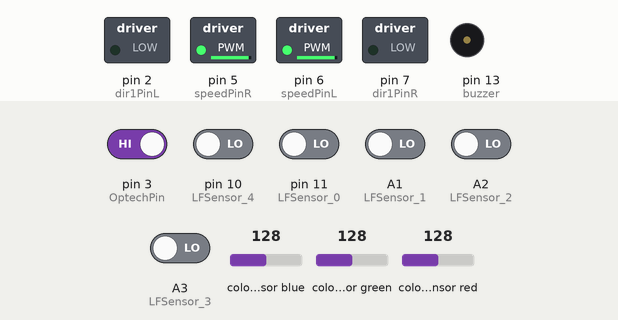
A sketch run on a simulated Arduino Uno, built with avr-gcc and run on an emulated ATmega328P. Parts: switched loads named in the sketch (green lamp = pin HIGH), buzzer (waves = sounding). The test bench sets the inputs (shaded band); at power-on: pin 3 (OptechPin) HIGH, A1 (LFSensor_1), A2 (LFSensor_2), A3 (LFSensor_3), pin 10 (LFSensor_4), pin 11 (LFSensor_0) LOW, colour sensor blue 128, colour sensor green 128, colour sensor red 128. Pins used as bus, display or sensor lines are not drawn.

Above: at 1.2 s.
1.3 s: pin 3 (OptechPin) driven LOW
4.3 s: pin 3 (OptechPin) driven HIGH and pin 10 (LFSensor_4) driven HIGH
At 5.0 s:
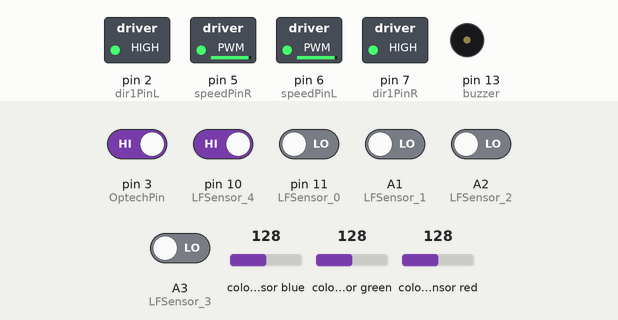
6.0 s: A1 (LFSensor_1) driven HIGH
At 7.1 s:
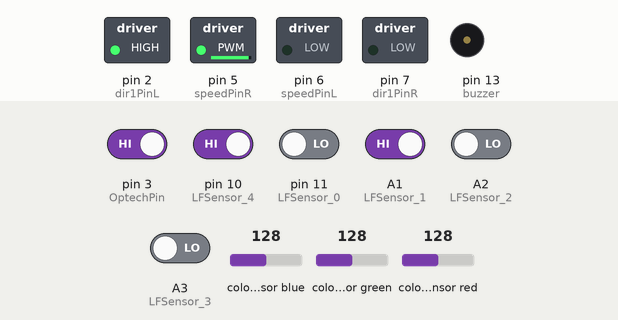
7.5 s: pin 3 (OptechPin) driven LOW
At 8.0 s:
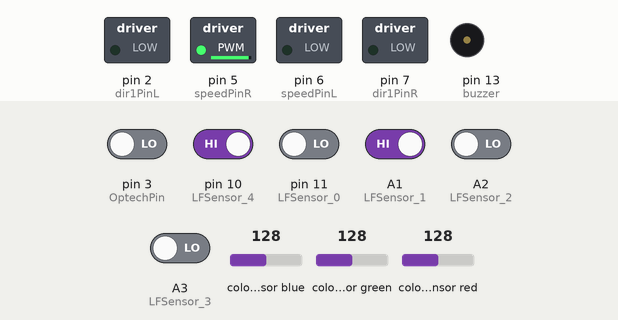
10.5 s: pin 3 (OptechPin) driven HIGH
At 11.7 s:
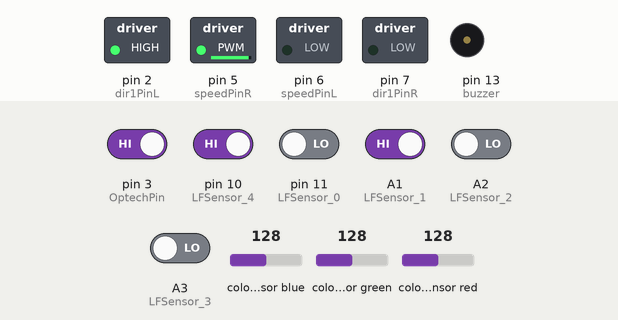
12.0 s: pin 3 (OptechPin) driven LOW
At 17.0 s:
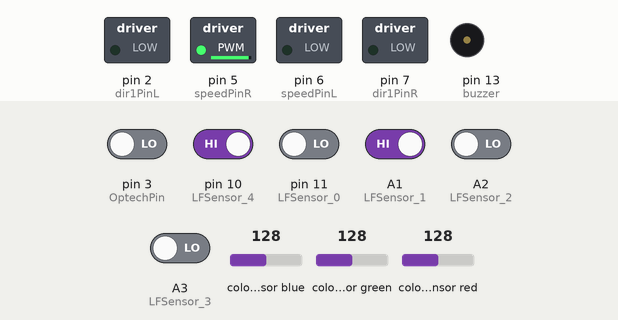
Timing chart, 0 to 18.5 s (numbered marks = the images above; inputs shaded):
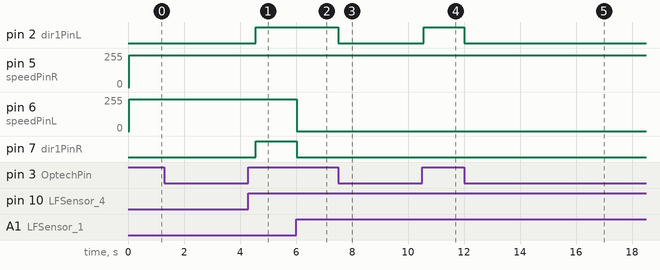

Measured:
- after the input at 4.3 s, pin 2 (dir1PinL), pin 7 (dir1PinR): LOW → HIGH after 0.26 s; pin 6 (speedPinL): 240/255 → 238/255 after 0.26 s; tone on pin 13 (buzzer): stays silent (without the input it goes to 5000 Hz after 1.7 s)
- after the input at 6.0 s, pin 5 (speedPinR): 240/255 → 238/255 at once; pin 6 (speedPinL): 238/255 → 0/255 at once; pin 7 (dir1PinR): HIGH → LOW at once
- after the input at 7.5 s, pin 2 (dir1PinL): HIGH → LOW at once
- after the input at 10.5 s, pin 2 (dir1PinL): LOW → HIGH after 0.06 s; tone on pin 13 (buzzer): stays silent (without the input it goes to 5000 Hz after 1.5 s)
- after the input at 12.0 s, pin 2 (dir1PinL): HIGH → LOW at once

The sketch:

kartv2withBetterLineDetected.ino
```cpp
#include "configuration.h"

#include "Adafruit_TCS34725.h"
#include <Wire.h>

Adafruit_TCS34725 tcs = Adafruit_TCS34725(TCS34725_INTEGRATIONTIME_50MS, TCS34725_GAIN_1X);

 const byte OptechPin = 3 ;
 int sensor[5];

 const int buzzer = 13;     //buzzer digital pin

 /*read line follow sensors*/
void read_sensor_values()
{
  sensor[0]=digitalRead(LFSensor_0);
  sensor[1]=digitalRead(LFSensor_1);
  sensor[2]=digitalRead(LFSensor_2);
  sensor[3]=digitalRead(LFSensor_3);
  sensor[4]=digitalRead(LFSensor_4);
}


//Set the direction as well enable the speed of the Motores
void go_Advance(void)  //Forward
{
  digitalWrite(dir1PinL, HIGH);
  digitalWrite(dir2PinL,LOW);
  digitalWrite(dir1PinR,HIGH);
  digitalWrite(dir2PinR,LOW);
  set_Motorspeed(M_SPEED3,M_SPEED1);
}
void go_Left(void)  //Turn left
{
  digitalWrite(dir1PinL, HIGH);
  digitalWrite(dir2PinL,LOW);
  digitalWrite(dir1PinR,LOW);
  digitalWrite(dir2PinR,HIGH);
  set_Motorspeed(0,M_SPEED3);
}
void go_Right(void)  //Turn right
{
  digitalWrite(dir1PinL, LOW);
  digitalWrite(dir2PinL,HIGH);
  digitalWrite(dir1PinR,HIGH);
  digitalWrite(dir2PinR,LOW);
  set_Motorspeed(M_SPEED1,0);
}
void go_Back(void)  //Reverse
{
  digitalWrite(dir1PinL, LOW);
  digitalWrite(dir2PinL,HIGH);
  digitalWrite(dir1PinR,LOW);
  digitalWrite(dir2PinR,HIGH);
}
void stop_Stop()    //Stop
{
  digitalWrite(dir1PinL,LOW);
  digitalWrite(dir2PinL,LOW);
  digitalWrite(dir1PinR,LOW);
  digitalWrite(dir2PinR,LOW);
  digitalWrite(buzzer, HIGH);     //Turns off Buzzer
}
/*set motor speed */
void set_Motorspeed(int speed_L,int speed_R)
{
  analogWrite(speedPinL,speed_L);
  analogWrite(speedPinR,speed_R);
}

void isr1() {
  digitalWrite(dir1PinL,LOW);
  digitalWrite(dir2PinL,LOW);
  digitalWrite(dir1PinR,LOW);
  digitalWrite(dir2PinR,LOW);

  tone(buzzer, 5000);         //Buzzer to trigger every time the interrupt is called
  delay(1000);
  noTone(buzzer);
  delay(1000);

  stop_Stop();
}

void setup()
{
 //  Opesetup:
 pinMode(OptechPin, INPUT);
 attachInterrupt(digitalPinToInterrupt(OptechPin), isr1, LOW);

 //Buzzer setup
 pinMode(buzzer, INPUT);

 //motors
 pinMode(speedPinL,OUTPUT); //left motor PWM pin
 pinMode(speedPinR,OUTPUT); //rignt motor PWM  pin
 pinMode(dir1PinL,OUTPUT); //left motor direction pin1
 pinMode(dir2PinL,OUTPUT); //left motor direction pin2
 pinMode(dir1PinR,OUTPUT); //right motor direction Pin 1
 pinMode(dir2PinR,OUTPUT);  //right motor direction Pin 2

  /*line follow sensors */
 pinMode(LFSensor_0,INPUT);
 pinMode(LFSensor_1,INPUT);
 pinMode(LFSensor_2,INPUT);
 pinMode(LFSensor_3,INPUT);
 pinMode(LFSensor_4,INPUT);
 Serial.begin(9600);
}

void auto_tarcking(){
  read_sensor_values();
  //Checks if black line is being detected at all if not set it go backward.
  if(sensor[0]==LOW && sensor[1]==LOW && sensor[2]==LOW && sensor[3]==LOW && sensor[4]==LOW)  {
     go_Back();
     set_Motorspeed(M_SPEED1,M_SPEED1);
     //Delay is for how long should go backward.
     delay(200);
  }
  //IF the sensor detected the black line in the middle then go forward
  else if(sensor[2]==LOW){ //The middle sensor is on the black line
    if(sensor[1]==LOW && sensor[3]==LOW) { //Other sensors are in the white area
      go_Advance();  //straight

    }
    //If not the left sensor is also on the black line
    else if(sensor[1]==HIGH && sensor[3]==LOW){ //The second sensor is also on the black line
       go_Left();  //Turn left


    }
    //if not the right sensor is also on the black line
    else if(sensor[1]==LOW && sensor[3]==HIGH){  //The fourth sensor is also on the black line
      go_Right();  //Turn right

    }
  }
  else if(sensor[2]==LOW)
  {  //The middle sensor is in the white area
    if(sensor[1]==HIGH && sensor[3]==LOW){ //Turn left
      go_Left();

    }
    else if(sensor[1]==LOW && sensor[3]==HIGH){  //Turn right
       go_Right();

    }
  }

  else if(sensor[1]==HIGH){  //The second sensor is on the black line
    if(sensor[0]==HIGH && sensor[2]==LOW){ //Accelerate left turn
      go_Left();
    }
    else{  //Turn left
      go_Left();
    }
  }
  else if(sensor[3]==HIGH){  //The fourth sensor is on the black line
    if(sensor[2]==LOW && sensor[4]==HIGH){  //Accelerate right turn
      go_Right();
    }
    else{  //Turn right
      go_Right();
    }
  }
}


// Reads color code and stops car if detects RED.
void colorData() {
  uint16_t r, g, b, c;
  tcs.getRawData(&r, &g, &b, &c);
  //Printing for testing purposes:
  //Serial.print("R: "); Serial.print(r, DEC); Serial.print(" ");
  //Serial.print("G: "); Serial.print(g, DEC); Serial.print(" ");
  //Serial.print("B: "); Serial.print(b, DEC); Serial.println(" ");
  //Serial.print("C: "); Serial.print(c, DEC); Serial.print(" ");
  //Serial.println(" ");

  if (r > 600 && g<500 && b<500) { //if red is detected at all, stop for 3 seconds
    stop_Stop();
    delay(3000);
  }
}

void loop(){

    colorData();
    auto_tarcking();

}
```

configuration.h
```cpp
/*Declare L298N Dual H-Bridge Motor Controller directly since there is not a library to load.*/
//Define L298N Dual H-Bridge Motor Controller Pins
#define dir1PinL  2    //Motor direction
#define dir2PinL  4    //Motor direction
#define speedPinL 6    // Needs to be a PWM pin to be able to control motor speed

#define dir1PinR  7    //Motor direction
#define dir2PinR  8   //Motor direction
#define speedPinR 5   // Needs to be a PWM pin to be able to control motor speed

/*From left to right, connect to D3,A1-A3 ,D10*/
#define LFSensor_0 11
#define LFSensor_1 A1
#define LFSensor_2 A2
#define LFSensor_3 A3
#define LFSensor_4 10

//#define OptechPin 3

#define M_SPEED1   240  //motor speed TO AJUST RIGHT MOTOR 200    -1
#define M_SPEED2   250  //motor speed 230  255
#define M_SPEED3   238  //MOTOR SPEEND TO AJUEST LEFT MOTOTER
```
